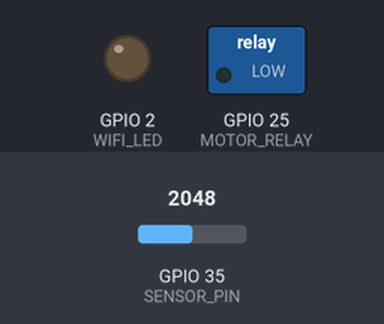
Simulated run of this sketch. Board: ESP32. Parts: switched loads named in the sketch (green lamp = pin HIGH), output pins drawn as LEDs (lit = HIGH). Inputs (shaded band) come from the test bench; at power-on: GPIO 35 (SENSOR_PIN) = 2048. WiFi joins after 1.5 s; servers stay silent unless stated; what the sketch prints to the serial monitor is not drawn.

Above: at 0.6 s.
At 3.0 s:
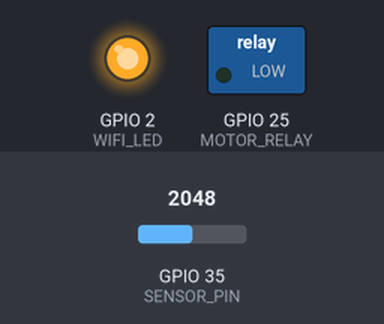
3.1 s: GPIO 35 (SENSOR_PIN) set to 2878
5.0 s: GPIO 35 (SENSOR_PIN) set to 2957
At 6.8 s:
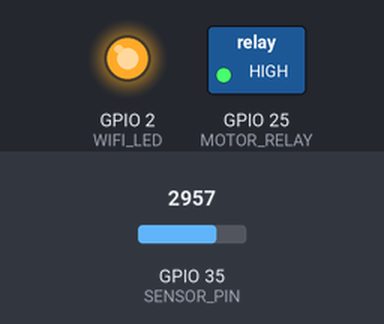
Timing chart, 0 to 8.3 s (numbered marks = the images above; inputs shaded):
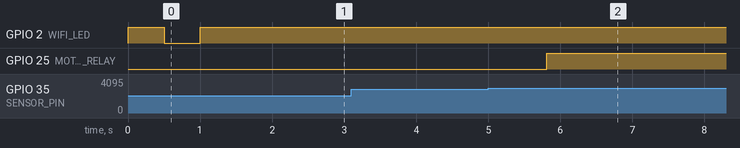

Measured:
- the behaviour switches between 2907 and 2908 on GPIO 35 (SENSOR_PIN) (found by bisection; images 1 and 2)
- after the input at 3.1 s, every drawn part: stays the same
- after the input at 5.0 s, GPIO 25 (MOTOR_RELAY): LOW → HIGH after 0.81 s

The sketch:

Soil_Moisture_With_ESP32_Wroom_32.ino
```cpp
#define BLYNK_TEMPLATE_ID "TMPL6P1qhAgrQ"
#define BLYNK_TEMPLATE_NAME "Esp32 Wroom Test"
#define BLYNK_AUTH_TOKEN "49PHHeuZpBD-LmDL5vLJ0flup7ein-Ko"

#define SENSOR_PIN 35
#define WIFI_LED 2
#define MOTOR_RELAY 25

const char* WIFI_SSID = "Girls Project";
const char* WIFI_PASSWORD = "12345678";

#include <WiFi.h>
#include <BlynkSimpleEsp32.h>

String msg = "Motor Stopped. Water Level is Normal!";
float moisture = 0.00;
int switch_state = 0;

void setup() {
  Serial.begin(115200);
  WiFi.begin(WIFI_SSID, WIFI_PASSWORD);
  pinMode(MOTOR_RELAY, OUTPUT);
  pinMode(WIFI_LED, OUTPUT);
  connectToWiFi();
  Blynk.begin(BLYNK_AUTH_TOKEN, WIFI_SSID, WIFI_PASSWORD);
}

void loop() {
  Blynk.run();
  readSoilMoisture();
  updateStatus();
  delay(1000);
}

void connectToWiFi() {
  Serial.print("Connecting to WiFi");
  while (WiFi.status() != WL_CONNECTED) {
    Serial.print(".");
    digitalWrite(WIFI_LED, !digitalRead(WIFI_LED));
    delay(500);
  }
  Serial.println("\nConnected to WiFi");
  digitalWrite(WIFI_LED, HIGH);
}

void readSoilMoisture() {
  int value = analogRead(SENSOR_PIN);
  Serial.println(value);
  moisture = map(value, 0, 4095, 0, 100);
  moisture = (moisture - 100) * -1;

  if (moisture > 70) {
    stopMotor("Automatically Water Pump Stopped!");
  } else if (moisture < 30) {
    startMotor("Automatically Water Pump Started!");
  }

  Serial.print(msg);
  Serial.print("\tMoisture Lave => ");
  Serial.print(moisture);
  Serial.println("%");
}

void updateStatus() {
  Blynk.virtualWrite(V0, moisture);
  Blynk.virtualWrite(V2, msg);
}

void startMotor(String message) {
  msg = message;
  digitalWrite(MOTOR_RELAY, HIGH);
}

void stopMotor(String message) {
  msg = message;
  digitalWrite(MOTOR_RELAY, LOW);
}

BLYNK_WRITE(V1) {
  switch_state = param.asInt();

  if (switch_state == 1) {
    if (moisture > 70 && digitalRead(MOTOR_RELAY) == HIGH) {
      stopMotor("Water Level Is Already Full. Motor Can't Start!");
    } else if (moisture < 100 && digitalRead(MOTOR_RELAY) == LOW) {
      startMotor("Manually Motor Started! Water Level is Rising.");
    }
  } else {
    if (moisture < 30 && digitalRead(MOTOR_RELAY) == HIGH) {
      stopMotor("Motor Can't Stop. Water Level is Very Low!");
    } else {
      stopMotor("Manually Motor Stopped! Water Level Is OK.");
    }
  }
}


// #define BLYNK_TEMPLATE_ID "TMPL6P1qhAgrQ"
// #define BLYNK_TEMPLATE_NAME "Esp32 Wroom Test"
// #define BLYNK_AUTH_TOKEN "49PHHeuZpBD-LmDL5vLJ0flup7ein-Ko"
// #define WIFI_SSID "SYED_AMIR_ALI"
// #define WIFI_PASSWORD "syedamirali"

// #include <WiFi.h>
// #include <BlynkSimpleEsp32.h>

// #define SENSOR_PIN 35
// #define WIFI_LED 2
// #define MOTOR_RELAY 34

// String msg = "Motor Stoped. Water Level is Normal!";
// float moisture = 0.00;
// int switch_state = 0;

// void setup() {
//   // Debug console
//   Serial.begin(705200);
//   WiFi.begin(WIFI_SSID, WIFI_PASSWORD);

//   pinMode(MOTOR_RELAY, OUTPUT);
//   pinMode(WIFI_LED, OUTPUT);

//   Serial.print("Connecting");
//   while (WiFi.status() != WL_CONNECTED){
//     Serial.print(".");

//     digitalWrite(WIFI_LED, LOW);
//     delay(500);
//     digitalWrite(WIFI_LED, HIGH);
//     delay(500);
//   }

//   digitalWrite(WIFI_LED, HIGH);
//   digitalWrite(MOTOR_RELAY, LOW);

//   Blynk.begin(BLYNK_AUTH_TOKEN, WIFI_SSID, WIFI_PASSWORD);
// }

// void loop() {
//   soilMoisture();
//   Blynk.run();//Run the Blynk library
//   wifiLedOn();

//   delay(200);
// }

// void wifiLedOn(){
//   if(WiFi.status() == WL_CONNECTED){
//     digitalWrite(WIFI_LED, HIGH);
//   }
// }

// //Get the ultrasonic SENSOR_PIN values
// void soilMoisture() {
//   int value = analogRead(SENSOR_PIN);

//   Serial.print("Analog 'SENSOR' Value: ");
//   Serial.print(value);

//   value = map(value, 0, 4095, 0, 100);
//   moisture = (value - 100) * -1;

//   Blynk.virtualWrite(V0, moisture);
//   // Blynk.virtualWrite(V2, msg);

//   Serial.print("\t  Maping => ");
//   Serial.print(moisture);
//   Serial.println("%");

//   if(moisture > 70){
//     msg = "Automatically Water Pump Stopped!";

//     Blynk.virtualWrite(V2, msg);
//     digitalWrite(MOTOR_RELAY, LOW);
//   } else if(moisture < 30){
//     msg = "Automatically Water Pump Stared!";

//     Blynk.virtualWrite(V2, msg);
//     digitalWrite(MOTOR_RELAY, HIGH);
//   }
// }

// //Get the button value
// BLYNK_WRITE(V1) {
//   switch_state = param.asInt();

//   if(switch_state == 1){
//     if(moisture > 70 && digitalRead(MOTOR_RELAY) == HIGH){
//       msg = "Water Lavel Is Already Full. Motor Cann't Sart!";

//       Blynk.virtualWrite(V2, msg);
//       digitalWrite(MOTOR_RELAY, LOW);
//     }

//     if(moisture < 100 && digitalRead(MOTOR_RELAY) == LOW){
//       msg = "Manually Motor were Started!";

//       Blynk.virtualWrite(V2, msg);
//       digitalWrite(MOTOR_RELAY, HIGH);
//     }
//   } else {
//     if(moisture < 30 && digitalRead(MOTOR_RELAY) == HIGH){
//       msg = "Motor Cann't Stopping. Water Level is Very Low!";

//       Blynk.virtualWrite(V2, msg);
//       digitalWrite(MOTOR_RELAY, HIGH);
//     } else {
//       msg = "Manually Motor were Stopped!";

//       Blynk.virtualWrite(V2, msg);
//       digitalWrite(MOTOR_RELAY, LOW);
//     }
//   }
// }


    // if (val == 1) {
    //   if(moisture > 70){
    //     msg = "Water Lavel Is Already Full.";

    //     Blynk.virtualWrite(V2, msg);
    //     digitalWrite(MOTOR_RELAY, LOW);
    //   } else {
    //     digitalWrite(MOTOR_RELAY, LOW);
    //   }
    // } else {
    //   if(moisture < 30){
    //     msg = "Motor cann't OFF. Water Level is very LOW.";

    //     Blynk.virtualWrite(V2, msg);
    //     digitalWrite(MOTOR_RELAY, HIGH);
    //   } else {
    //     digitalWrite(MOTOR_RELAY, HIGH);
    //   }
    // }
```
